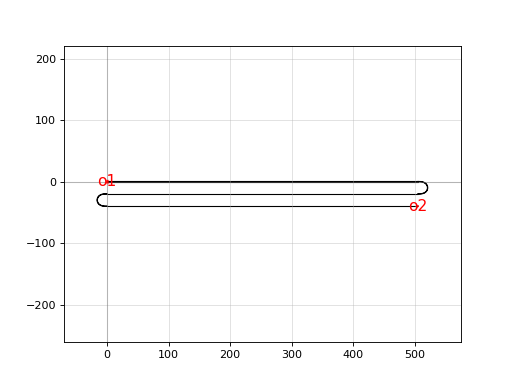

This figure's Python source:
import gdsfactory as gf

c = gf.components.delay_snake2(length=1600.0, length0=0.0, n=2, cross_section='strip')
c.plot()
